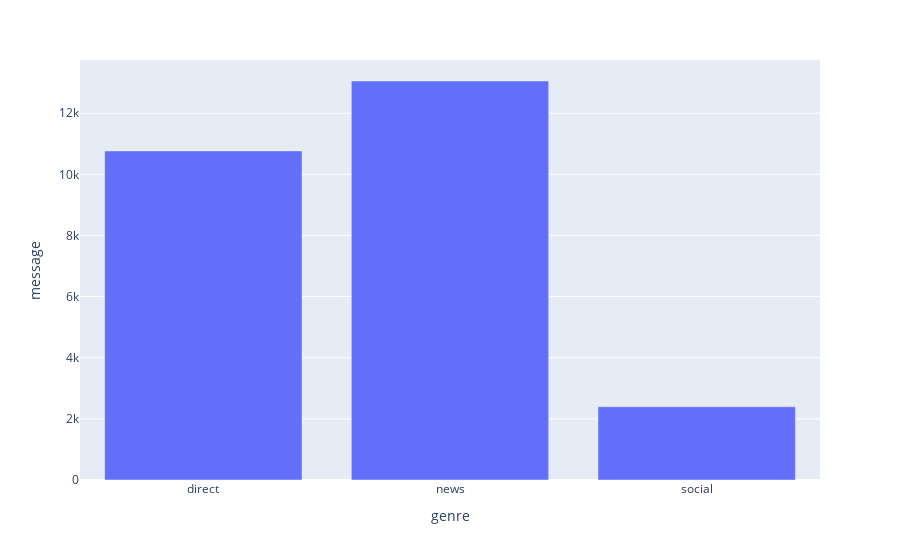

Here is the notebook cell this chart was saved with:
### Code cell
px.bar(genre_counts, x='genre', y='message')

### Figure 1 — Plotly figure (JSON) as saved in the notebook; plotly's stock layout.template omitted (floating-point values rounded to 4 significant figures)
{"data": [{"alignmentgroup": "True", "hovertemplate": "genre=%{x}<br>message=%{y}<extra></extra>", "legendgroup": "", "marker": {"color": "#636efa", "pattern": {"shape": ""}}, "name": "", "offsetgroup": "", "orientation": "v", "showlegend": false, "textposition": "auto", "type": "bar", "x": ["direct", "news", "social"], "xaxis": "x", "y": [10766, 13054, 2396], "yaxis": "y"}], "layout": {"autosize": true, "barmode": "relative", "legend": {"tracegroupgap": 0}, "margin": {"t": 60}, "xaxis": {"anchor": "y", "autorange": true, "domain": [0, 1], "range": [-0.5, 2.5], "title": {"text": "genre"}, "type": "category"}, "yaxis": {"anchor": "x", "autorange": true, "domain": [0, 1], "range": [0, 13740.0], "title": {"text": "message"}, "type": "linear"}}}
